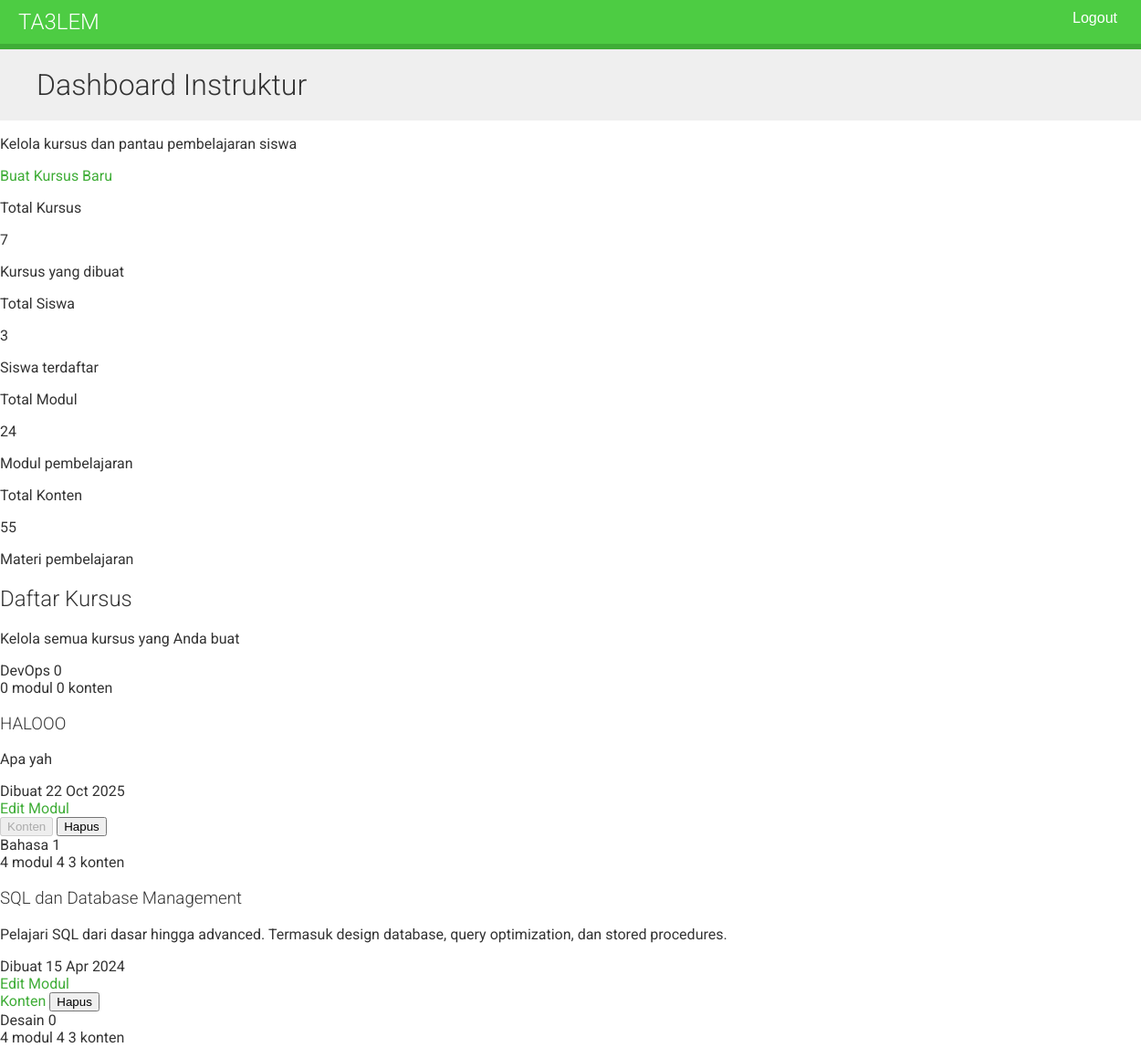
The page /course/mine/ (signed in, upper part) on the database as committed earlier.
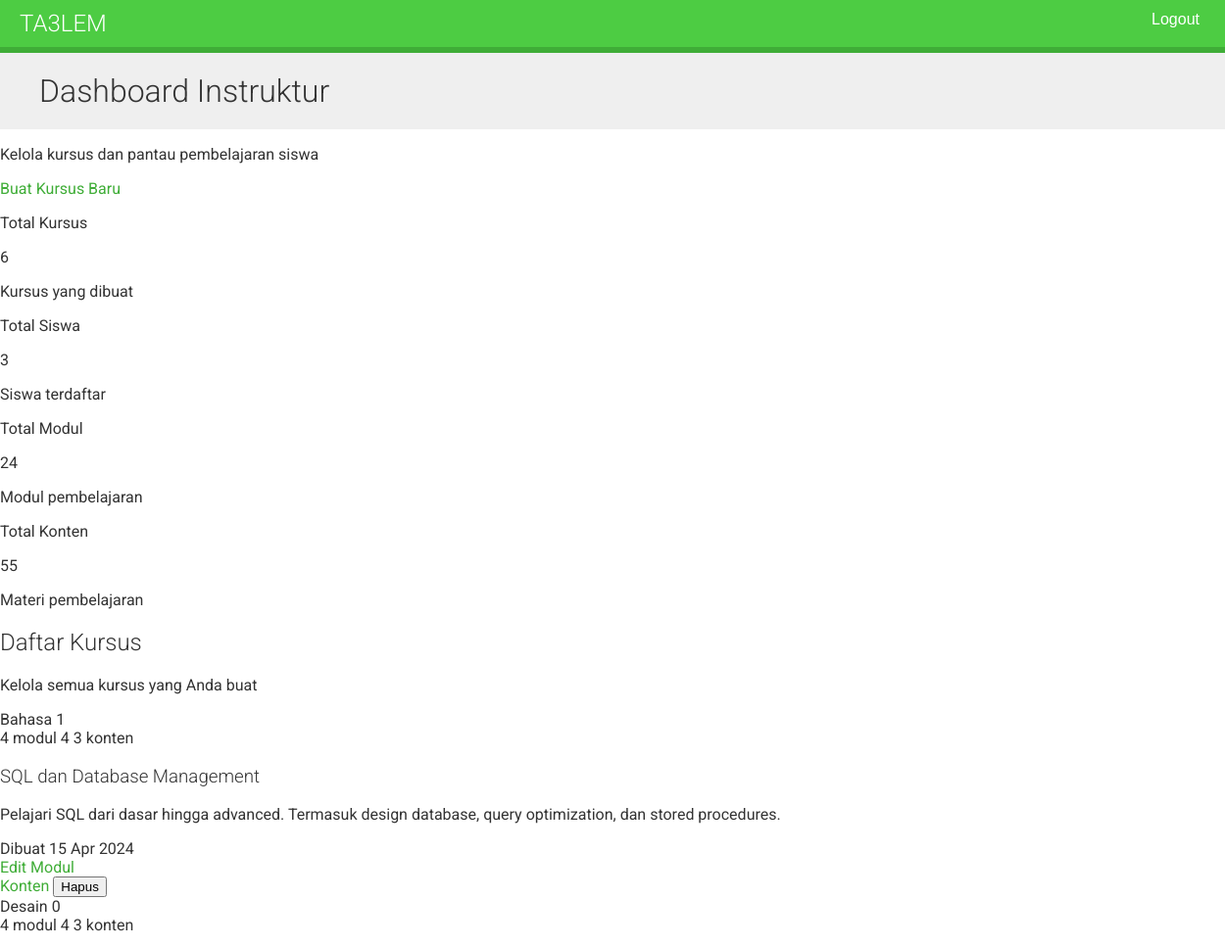
The same page on the database as committed later.
### courses/models.py (models this page shows, shortened)
class Course(models.Model):
    owner = models.ForeignKey(User, on_delete=models.CASCADE, related_name='courses_created')
    subject = models.ForeignKey(Subject, on_delete=models.CASCADE, related_name='courses')
    title = models.CharField(max_length=200)
    slug = models.SlugField(max_length=200, unique=True)
    overview = models.TextField()
    created = models.DateTimeField(auto_now_add=True)
    students = models.ManyToManyField(User, related_name='courses_joined', blank=True)
    class Meta:
        ordering = ['-created']

class Subject(models.Model):
    title = models.CharField(max_length=100)
    slug = models.SlugField(max_length=100, unique=True)
    class Meta:
        ordering = ['title']

class Module(models.Model):
    course = models.ForeignKey(Course, on_delete=models.CASCADE, related_name='modules')
    title = models.CharField(max_length=200)
    description = models.TextField(blank=True)
    order = OrderField(blank=True, for_fields=['course'])
    class Meta:
        ordering = ['order']

### courses/views.py (the view)
# urls.py: path("mine/", views.ManageCourseListView.as_view(), name="manage_course_list"),
class ManageCourseListView(OwnerCourseMixin, ListView):
    template_name = "courses/manage/course/list.html"
    permission_required = 'courses.view_course'
    def dispatch(self, request, *args, **kwargs):
        is_authenticated = request.user.is_authenticated
        if not is_authenticated:
            return redirect('instructor_login')
        return super().dispatch(request, *args, **kwargs)
    def get_queryset(self):
        queryset = super().get_queryset()
        search = self.request.GET.get('search', '')
        if search:
            queryset = queryset.filter(
                Q(title__icontains=search) |
                Q(overview__icontains=search) |
                Q(subject__title__icontains=search)
            )
        return queryset
    def get_context_data(self, **kwargs):
        context = super().get_context_data(**kwargs)
        courses = self.get_queryset()
        total_courses = courses.count()
        total_modules = sum(course.modules.count() for course in courses)
        total_students = sum(course.students.count() for course in courses)
        total_contents = sum(
            sum(module.contents.count() for module in course.modules.all())
            for course in courses
        )
        context['total_courses'] = total_courses
        context['total_modules'] = total_modules
        context['total_students'] = total_students
        context['total_contents'] = total_contents
        context['search'] = self.request.GET.get('search', '')
        return context

### courses/views.py (called while the page is built)
    def get_queryset(self):
        qs = super().get_queryset()
        return qs.filter(owner=self.request.user)

### courses/templates/courses/manage/course/list.html (shortened to what the changed rows need)
{% extends "base.html" %}
{% block content %}
    <div class="relative bg-gradient-to-br from-indigo-600 via-purple-600 to-pink-500 text-white py-12 sm:py-16 overflow-hidden">
        <div class="relative max-w-7xl mx-auto px-4 sm:px-6 lg:px-8">
            <div class="flex flex-col sm:flex-row items-start sm:items-center justify-between gap-4">
                <div>
                    <h1 class="text-4xl sm:text-5xl font-extrabold mb-4 leading-tight">
                        Dashboard Instruktur
                    </h1>
                </div>
            </div>
        </div>
    </div>
    <div class="max-w-7xl mx-auto px-4 sm:px-6 lg:px-8 py-8 sm:py-12">
        <div class="grid grid-cols-1 sm:grid-cols-2 lg:grid-cols-4 gap-6 mb-12" id="stats-container">
            <div class="relative bg-gradient-to-br from-blue-500 to-blue-700 rounded-2xl shadow-xl p-6 overflow-hidden group hover:shadow-2xl transition-all duration-300 hover:scale-105">
                <div class="relative z-10">
                    <div>
                        <p class="text-blue-100 text-sm font-semibold mb-1">Total Kursus</p>
                        <p class="text-5xl font-extrabold text-white mb-1" id="total-courses">{{ total_courses }}</p>
                        <p class="text-xs text-blue-100 opacity-90">Kursus yang dibuat</p>
                    </div>
                </div>
            </div>
        </div>
        <div class="bg-white/80 backdrop-blur-sm rounded-2xl shadow-xl border border-gray-100 overflow-hidden">
            <div class="bg-gradient-to-r from-indigo-50 to-purple-50 px-6 sm:px-8 py-6 border-b border-indigo-100">
                <h2 class="text-2xl font-extrabold text-gray-900 flex items-center">
                    Daftar Kursus
                </h2>
            </div>
            <div class="p-6 sm:p-8" id="course-list-container" hx-get="{% url 'manage_course_list' %}"
                 hx-trigger="load" hx-select="#course-grid" hx-swap="innerHTML">
                <div class="grid grid-cols-1 md:grid-cols-2 lg:grid-cols-3 gap-6" id="course-grid">
                    {% for course in object_list %}
                        <article
                                class="bg-white rounded-xl shadow-sm hover:shadow-lg transition-all duration-300 overflow-hidden group border border-gray-100"
                                id="course-{{ course.id }}">
                            <div class="relative h-48 bg-gradient-to-br from-indigo-500 via-purple-500 to-pink-500 overflow-hidden">
                                <div class="absolute top-4 left-4 right-4 flex justify-between items-start">
                    <span class="bg-indigo-600 text-white px-3 py-1 rounded-full text-xs font-semibold shadow-lg">
                        {{ course.subject.title }}
                    </span>
                                    <span class="bg-white bg-opacity-90 text-gray-800 px-3 py-1 rounded-full text-xs font-semibold shadow-lg">
                        {{ course.students.count }}
                    </span>
                                </div>
                                <div class="absolute bottom-0 left-0 right-0 bg-black bg-opacity-60 backdrop-blur-sm px-4 py-2">
                                    <div class="flex items-center justify-between text-white text-xs font-medium">
                                        <span>{{ course.modules.count }} modul</span>
                                        <span>
                                            {% with course.modules.all as modules %}
                                                {{ modules|length|add:"0" }}
                                                {% for module in modules %}
                                                    {% if forloop.first %}{{ module.contents.count }}{% endif %}
                                                {% endfor %}
                                            {% endwith %}
                                            konten
                        </span>
                                    </div>
                                </div>
                            </div>
                            <div class="p-6">
                                <h3 class="text-xl font-bold text-gray-900 mb-2 group-hover:text-indigo-600 transition line-clamp-2 min-h-[3.5rem]">
                                    {{ course.title }}
                                </h3>
                                <p class="text-gray-600 text-sm mb-4 line-clamp-2 min-h-[2.5rem]">
                                    {{ course.overview|truncatewords:15 }}
                                </p>
                                <div class="flex items-center text-sm text-gray-500 mb-4 pb-4 border-b border-gray-100">
                                    <span>Dibuat {{ course.created|date:"d M Y" }}</span>
                                </div>
                                <div class="grid grid-cols-2 gap-2 mb-3">
                                    <a href="{% url 'course_edit' course.id %}"
                                       class="flex items-center justify-center bg-indigo-600 hover:bg-indigo-700 text-white text-sm font-medium py-2 px-3 rounded-lg transition shadow-sm hover:shadow-md">
                                        Edit
                                    </a>
                                    <a href="{% url 'course_module_update' course.id %}"
                                       class="flex items-center justify-center bg-purple-600 hover:bg-purple-700 text-white text-sm font-medium py-2 px-3 rounded-lg transition shadow-sm hover:shadow-md">
                                        Modul
                                    </a>
                                </div>
                                <div class="grid grid-cols-2 gap-2">
                                    {% if course.modules.count > 0 %}
                                        <a href="{% url 'module_content_list' course.modules.first.id %}"
                                           class="flex items-center justify-center bg-green-600 hover:bg-green-700 text-white text-sm font-medium py-2 px-3 rounded-lg transition shadow-sm hover:shadow-md">
                                            Konten
                                        </a>
                                    {% else %}
                                        <button disabled
                                                class="flex items-center justify-center bg-gray-300 text-gray-500 text-sm font-medium py-2 px-3 rounded-lg cursor-not-allowed">
                                            Konten
                                        </button>
                                    {% endif %}
                                    <button hx-delete="{% url 'course_delete' course.id %}"
                                            hx-confirm="Apakah Anda yakin ingin menghapus kursus '{{ course.title }}'? Semua modul dan konten akan dihapus!"
                                            hx-headers='{"X-CSRFToken": "{{ csrf_token }}"}'
                                            hx-target="#course-{{ course.id }}"
                                            hx-swap="delete swap:500ms"
                                            class="flex items-center justify-center bg-red-600 hover:bg-red-700 text-white text-sm font-medium py-2 px-3 rounded-lg transition shadow-sm hover:shadow-md">
                                        Hapus
                                    </button>
                                </div>
                            </div>
                        </article>
                    {% endfor %}
                </div>
            </div>
        </div>
    </div>
{% endblock %}

Rows that differ between the two databases and show on the page:
removed Course: subject "DevOps", students.count "0", modules.count "0", modules.all|length "0", title "HALOOO", overview "Apa yah", created "22 Oct 2025", shows "Konten"
Other text that changed with them:
{{ total_courses }}: "7" → "6"
